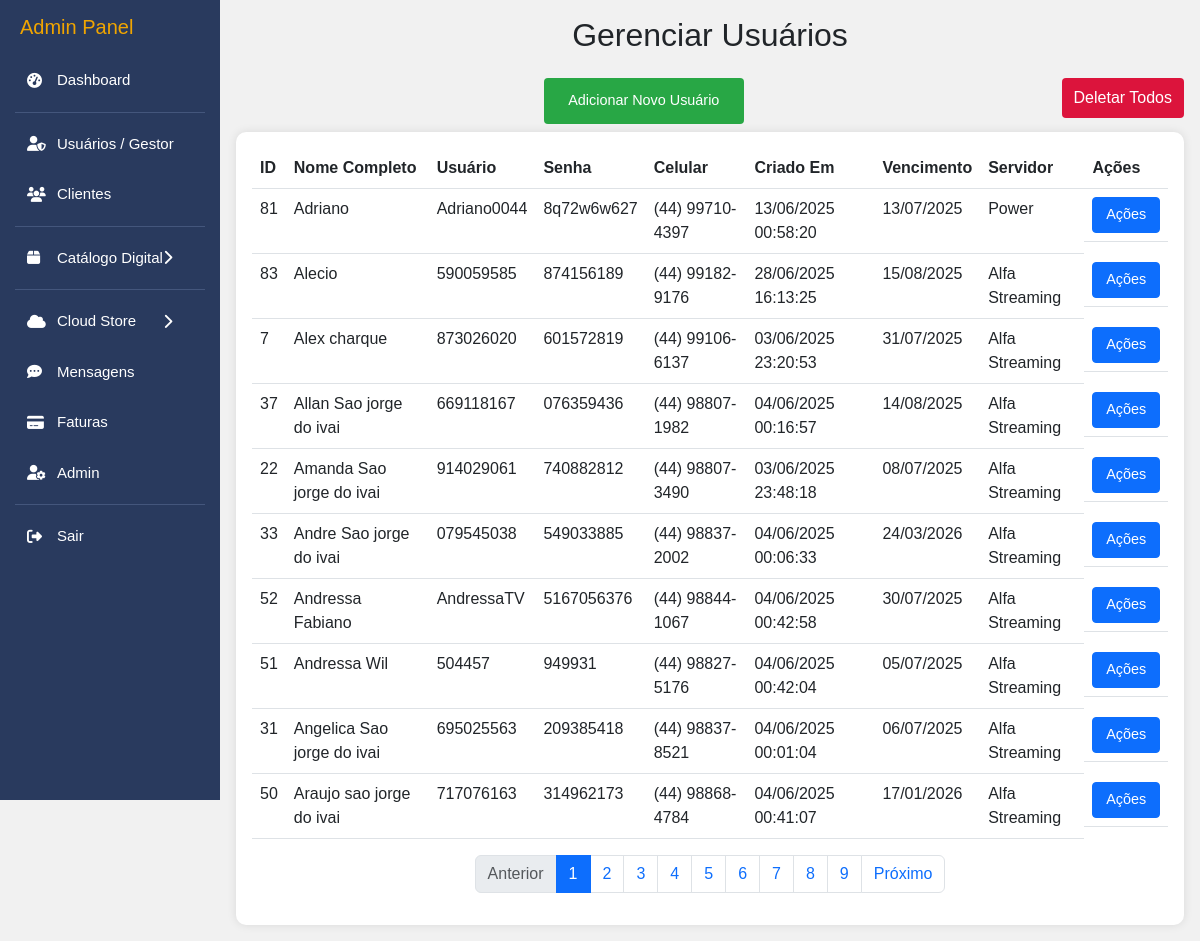
Page /admin/users.php (signed in) on the committed database.
### tables this page shows
CREATE TABLE `users` (
  `user_id` int(11) NOT NULL,
  `nome_completo` varchar(255) NOT NULL,
  `usuario` varchar(100) NOT NULL,
  `senha` varchar(255) NOT NULL,
  `celular` varchar(20) NOT NULL,
  `servidor_id` int(11) NOT NULL,
  `plano_id` int(11) DEFAULT NULL,
  `created_at` timestamp NOT NULL DEFAULT CURRENT_TIMESTAMP,
  `vencimento` date DEFAULT NULL,
  `created_by` int(11) NOT NULL,
  `ativo` tinyint(4) NOT NULL DEFAULT '1'
);

CREATE TABLE `servidores` (
  `id` int(11) NOT NULL,
  `cliente_id` int(11) NOT NULL,
  `marca` varchar(255) NOT NULL,
  `plano_mensal` decimal(10,2) NOT NULL DEFAULT '0.00',
  `plano_trimestral` decimal(10,2) NOT NULL DEFAULT '0.00',
  `plano_semestral` decimal(10,2) NOT NULL DEFAULT '0.00',
  `plano_anual` decimal(10,2) NOT NULL DEFAULT '0.00',
  `criado_em` timestamp NOT NULL DEFAULT CURRENT_TIMESTAMP,
  `ativo` tinyint(4) NOT NULL DEFAULT '1'
);

### admin/users.php (the view, shortened to what this page needs)
<?php
require_once '../includes/db.php';
$page = isset($_GET['page']) && is_numeric($_GET['page']) ? max(1, intval($_GET['page'])) : 1;
$perPage = 10;
$offset = ($page - 1) * $perPage;
try {
    $stmt = $pdo->query("SELECT COUNT(*) FROM users");
    $totalUsers = $stmt->fetchColumn();
    $totalPages = ceil($totalUsers / $perPage);
    $stmt = $pdo->query("SELECT u.user_id, u.nome_completo, u.usuario, u.senha, u.celular, u.vencimento, u.created_at, u.servidor_id, s.marca
                         FROM users u
                         LEFT JOIN servidores s ON u.servidor_id = s.id
                         ORDER BY u.nome_completo
                         LIMIT $perPage OFFSET $offset");
    $users = $stmt->fetchAll(PDO::FETCH_ASSOC);
} catch (PDOException $e) {
    $mensagem = "Erro ao buscar usuários: " . htmlspecialchars($e->getMessage());
    error_log("Erro ao buscar usuários: " . $e->getMessage());
    $users = [];
}
?>
<!DOCTYPE html>
<html lang="pt-br">
<head>
    <link href="https://cdn.jsdelivr.net/npm/bootstrap@5.3.0/dist/css/bootstrap.min.css" rel="stylesheet">
    <link rel="stylesheet" href="https://cdnjs.cloudflare.com/ajax/libs/font-awesome/4.7.0/css/font-awesome.min.css">
</head>
<body>
    <?php include __DIR__ . '/assets/sidebar.php'; ?>
    <main class="content">
        <div class="container">
            <h2 class="mb-4 text-center">Gerenciar Usuários</h2>
<div style="display: flex; gap: 10px;">
  <button class="add-btn" data-bs-toggle="modal" data-bs-target="#addUserModal">Adicionar Novo Usuário</button>
  <form method="POST" onsubmit="return confirm('Tem certeza que deseja excluir TODOS os usuários? Esta ação é irreversível.');">
    <button type="submit" class="delete-btn" style="background-color: crimson; color: white; border: none; padding: 8px 12px; border-radius: 4px;">Deletar Todos</button>
  </form>
</div>
            <div class="table-container">
                <table class="table table-hover">
                    <thead>
                        <tr>
                            <th>ID</th>
                            <th>Nome Completo</th>
                            <th>Usuário</th>
                            <th>Senha</th>
                            <th>Celular</th>
                            <th>Criado Em</th>
                            <th>Vencimento</th>
                            <th>Servidor</th>
                            <th>Ações</th>
                        </tr>
                    </thead>
                    <tbody>
                        <?php if ($users): ?>
                            <?php foreach ($users as $user): ?>
                                <?php
                                $celular_display = preg_replace('/(\d{2})(\d{5})(\d{4})/', '($1) $2-$3', $user['celular']);
                                $vencimento_display = $user['vencimento'] ? date('d/m/Y', strtotime($user['vencimento'])) : 'Não definido';
                                $created_at_display = $user['created_at'] ? date('d/m/Y H:i:s', strtotime($user['created_at'])) : 'N/A';
                                ?>
                                <tr>
                                    <td data-label="ID"><?= htmlspecialchars($user['user_id']) ?></td>
                                    <td data-label="Nome Completo"><?= htmlspecialchars($user['nome_completo']) ?></td>
                                    <td data-label="Usuário"><?= htmlspecialchars($user['usuario']) ?></td>
                                    <td data-label="Senha"><?= htmlspecialchars($user['senha']) ?></td>
                                    <td data-label="Celular"><?= htmlspecialchars($celular_display) ?></td>
                                    <td data-label="Criado Em"><?= htmlspecialchars($created_at_display) ?></td>
                                    <td data-label="Vencimento"><?= htmlspecialchars($vencimento_display) ?></td>
                                    <td data-label="Servidor"><?= htmlspecialchars($user['marca'] ?? 'Sem servidor') ?></td>
                                    <td data-label="Ações" class="actions">
                                        <button class="btn btn-sm btn-primary open-action-modal"
                                                data-id="<?= $user['user_id'] ?>"
                                                data-nome="<?= htmlspecialchars($user['nome_completo'], ENT_QUOTES) ?>"
                                                data-usuario="<?= htmlspecialchars($user['usuario'], ENT_QUOTES) ?>"
                                                data-senha=""
                                                data-celular="<?= htmlspecialchars($celular_display, ENT_QUOTES) ?>"
                                                data-celular-raw="<?= htmlspecialchars($user['celular'], ENT_QUOTES) ?>"
                                                data-vencimento="<?= htmlspecialchars($user['vencimento'] ?? '', ENT_QUOTES) ?>"
                                                data-servidor="<?= $user['servidor_id'] ?>"
                                                data-bs-toggle="modal"
                                                data-bs-target="#actionModal">Ações</button>
                                    </td>
                                </tr>
                            <?php endforeach; ?>
                        <?php else: ?>
                            <tr><td colspan="9" class="text-center text-muted">Nenhum usuário cadastrado.</td></tr>
                        <?php endif; ?>
                    </tbody>
                </table>
                <?php if ($totalPages > 1): ?>
                    <nav aria-label="Page navigation">
                        <ul class="pagination">
                            <li class="page-item <?= $page <= 1 ? 'disabled' : '' ?>">
                                <a class="page-link" href="?page=<?= $page - 1 ?>">Anterior</a>
                            </li>
                            <?php for ($i = 1; $i <= $totalPages; $i++): ?>
                                <li class="page-item <?= $i === $page ? 'active' : '' ?>">
                                    <a class="page-link" href="?page=<?= $i ?>"><?= $i ?></a>
                                </li>
                            <?php endfor; ?>
                            <li class="page-item <?= $page >= $totalPages ? 'disabled' : '' ?>">
                                <a class="page-link" href="?page=<?= $page + 1 ?>">Próximo</a>
                            </li>
                        </ul>
                    </nav>
                <?php endif; ?>
            </div>
        </div>
    </main>
</body>
</html>

### admin/users.php (style rules this page uses)
body { background-color: #f1f1f1; font-family: Arial, sans-serif; font-size: 16px; }
main.content { margin-left: 220px; padding: 0.5rem; min-height: 100vh; transition: margin-left 0.3s ease; }
.container { width: 100%; max-width: 90vw; margin: 0.5rem auto; padding: 0 0.5rem; }
.add-btn { display: block; background: #28a745; color: white; border: none; padding: 0.75rem 1.5rem; border-radius: 4px; cursor: pointer; font-size: clamp(0.75rem, 2.5vw, 0.9rem); margin: 0 auto; width: 100%; max-width: 200px; text-align: center; transition: all 0.3 ease; }
.table-container { background: white; padding: 1rem; border-radius: 10px; box-shadow: 0 0 10px rgba(0,0,0,0.1); margin: 0.5rem auto; overflow-x: auto; }
.actions { display: flex; gap: 0.5rem; flex-wrap: wrap; }
.actions button { padding: 0.4rem 0.8rem; font-size: clamp(0.8rem, 2vw, 0.9rem); }
.pagination { justify-content: center; margin-top: 1rem; }

### admin/assets/sidebar.php (style rules this page uses)
body { margin: 0; font-family: Arial, sans-serif; }

### rows in the picture
users: user_id "81", nome_completo "Adriano", usuario "Adriano0044", senha "8q72w6w627", celular "(44) 99710-4397", created_at "13/06/2025 00:58:20", vencimento "13/07/2025", servidor.marca "Power"
users: user_id "83", nome_completo "Alecio", usuario "590059585", senha "874156189", celular "(44) 99182-9176", created_at "28/06/2025 16:13:25", vencimento "15/08/2025", servidor.marca "Alfa Streaming"
users: user_id "7", nome_completo "Alex charque", usuario "873026020", senha "601572819", celular "(44) 99106-6137", created_at "03/06/2025 23:20:53", vencimento "31/07/2025", servidor.marca "Alfa Streaming"
users: user_id "37", nome_completo "Allan Sao jorge do ivai", usuario "669118167", senha "076359436", celular "(44) 98807-1982", created_at "04/06/2025 00:16:57", vencimento "14/08/2025", servidor.marca "Alfa Streaming"
users: user_id "22", nome_completo "Amanda Sao jorge do ivai", usuario "914029061", senha "740882812", celular "(44) 98807-3490", created_at "03/06/2025 23:48:18", vencimento "08/07/2025", servidor.marca "Alfa Streaming"
users: user_id "33", nome_completo "Andre Sao jorge do ivai", usuario "079545038", senha "549033885", celular "(44) 98837-2002", created_at "04/06/2025 00:06:33", vencimento "24/03/2026", servidor.marca "Alfa Streaming"
users: user_id "52", nome_completo "Andressa Fabiano", usuario "AndressaTV", senha "5167056376", celular "(44) 98844-1067", created_at "04/06/2025 00:42:58", vencimento "30/07/2025", servidor.marca "Alfa Streaming"
users: user_id "51", nome_completo "Andressa Wil", usuario "504457", senha "949931", celular "(44) 98827-5176", created_at "04/06/2025 00:42:04", vencimento "05/07/2025", servidor.marca "Alfa Streaming"
users: user_id "31", nome_completo "Angelica Sao jorge do ivai", usuario "695025563", senha "209385418", celular "(44) 98837-8521", created_at "04/06/2025 00:01:04", vencimento "06/07/2025", servidor.marca "Alfa Streaming"
users: user_id "50", nome_completo "Araujo sao jorge do ivai", usuario "717076163", senha "314962173", celular "(44) 98868-4784", created_at "04/06/2025 00:41:07", vencimento "17/01/2026", servidor.marca "Alfa Streaming"
